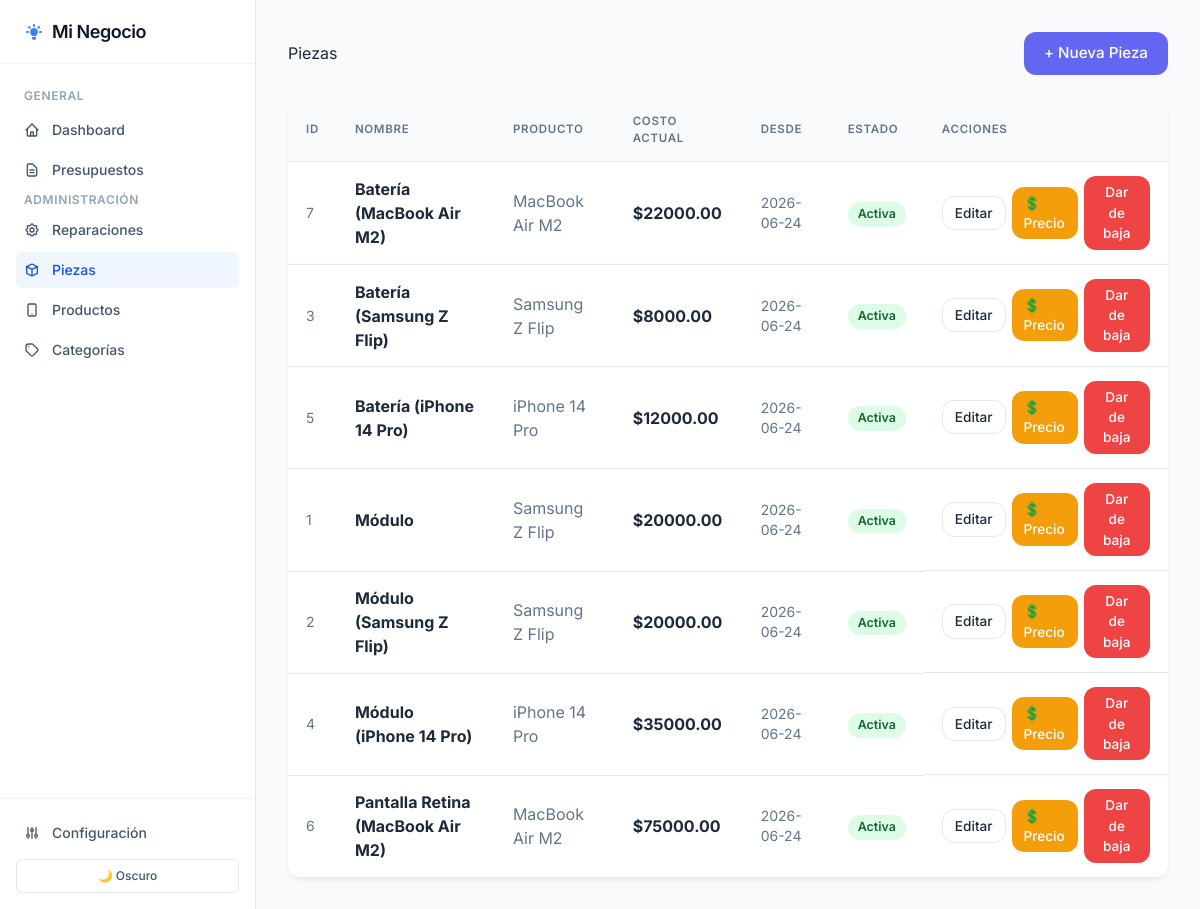
Screenshot of /piezas with the database file from the repository.
### tables this page shows
CREATE TABLE configuracion (
                clave TEXT PRIMARY KEY,
                valor TEXT NOT NULL,
                descripcion TEXT
            );

CREATE TABLE costo_pieza (
                id          INTEGER PRIMARY KEY AUTOINCREMENT,
                pieza_id    INTEGER NOT NULL,
                costo       REAL    NOT NULL,
                fecha_desde TEXT    NOT NULL,
                es_actual   INTEGER NOT NULL DEFAULT 1,
                FOREIGN KEY (pieza_id) REFERENCES pieza(id)
            );

CREATE TABLE pieza (
                id          INTEGER PRIMARY KEY AUTOINCREMENT,
                nombre      TEXT NOT NULL,
                producto_id INTEGER NOT NULL,
                activo      INTEGER NOT NULL DEFAULT 1,
                FOREIGN KEY (producto_id) REFERENCES producto(id)
            );

CREATE TABLE producto (
                id           INTEGER PRIMARY KEY AUTOINCREMENT,
                nombre       TEXT NOT NULL,
                categoria_id INTEGER NOT NULL,
                activo       INTEGER NOT NULL DEFAULT 1,
                FOREIGN KEY (categoria_id) REFERENCES categoria(id)
            );

### app.py (the view)
@app.route("/piezas")
def vista_piezas():
    conn = None
    try:
        conn = get_connection()
        cur = conn.cursor()
        cur.execute("""
            SELECT p.id, p.nombre, p.producto_id, p.activo,
                   pr.nombre AS producto_nombre,
                   cp.costo AS costo_actual, cp.fecha_desde AS costo_desde
            FROM pieza p
            JOIN producto pr ON pr.id = p.producto_id
            LEFT JOIN costo_pieza cp ON cp.pieza_id = p.id AND cp.es_actual = 1
            ORDER BY p.nombre
        """)
        piezas = [dict(r) for r in cur.fetchall()]
        return render_template("piezas/lista.html", piezas=piezas)
    finally:
        if conn:
            conn.close()

### app.py (called while the page is built)
def get_connection():
    conn = sqlite3.connect(DB_PATH)
    conn.row_factory = sqlite3.Row          # permite acceder columnas por nombre
    conn.execute("PRAGMA foreign_keys = ON")
    return conn

### templates/piezas/lista.html (shortened to what this page needs)
{% extends 'base.html' %}
{% set seccion = 'piezas' %}
{% block content %}
<div class="page-header">
    <h1>Piezas</h1>
    <a href="/piezas/nueva" class="btn btn-primary">+ Nueva Pieza</a>
</div>
<div class="table-container">
    <table class="crud-table">
        <thead>
            <tr>
                <th>ID</th>
                <th>Nombre</th>
                <th>Producto</th>
                <th>Costo actual</th>
                <th>Desde</th>
                <th>Estado</th>
                <th>Acciones</th>
            </tr>
        </thead>
        <tbody>
            {% for p in piezas %}
            <tr>
                <td class="text-muted text-sm">{{ p.id }}</td>
                <td><strong>{{ p.nombre }}</strong></td>
                <td class="text-muted">{{ p.producto_nombre }}</td>
                <td>
                    {% if p.costo_actual is not none %}
                        <strong>${{ "%.2f"|format(p.costo_actual) }}</strong>
                    {% else %}
                        <span class="text-muted text-sm">Sin costo</span>
                    {% endif %}
                </td>
                <td class="text-muted text-sm">
                    {{ p.costo_desde[:10] if p.costo_desde else '—' }}
                </td>
                <td>
                    {% if p.activo %}
                        <span class="badge badge-active">Activa</span>
                    {% else %}
                        <span class="badge badge-inactive">Baja</span>
                    {% endif %}
                </td>
                <td class="actions">
                    <a href="/piezas/{{ p.id }}/editar" class="btn btn-sm btn-outline">Editar</a>
                    {% if p.activo %}
                    <a href="/piezas/{{ p.id }}/costo" class="btn btn-sm btn-warning">💲 Precio</a>
                    <form action="/piezas/{{ p.id }}/baja" method="POST" class="inline-form"
                          onsubmit="return confirm('¿Dar de baja la pieza «{{ p.nombre }}»?');">
                        <button type="submit" class="btn btn-sm btn-danger">Dar de baja</button>
                    </form>
                    {% endif %}
                </td>
            </tr>
            {% else %}
            <tr>
                <td colspan="7" class="empty-state">No hay piezas registradas.</td>
            </tr>
            {% endfor %}
        </tbody>
    </table>
</div>
{% endblock %}

### templates/base.html (shortened to what this page needs)
<!DOCTYPE html>
<html lang="es" data-theme="light">
<head>
    <script src="https://cdn.tailwindcss.com"></script>
    <link rel="stylesheet" href="{{ url_for('static', filename='style.css') }}">
</head>
<body class="bg-slate-50 text-slate-800 antialiased flex h-screen overflow-hidden font-sans selection:bg-blue-100 selection:text-blue-900 transition-colors duration-300 dark:bg-slate-900 dark:text-slate-100">
    <aside class="w-64 bg-white dark:bg-slate-950 border-r border-slate-200 dark:border-slate-800 flex flex-col flex-shrink-0 transition-colors duration-300">
        <div class="h-16 flex items-center px-6 border-b border-slate-100 dark:border-slate-800">
            <a href="/" class="flex items-center gap-2 text-slate-900 dark:text-white text-lg font-semibold tracking-tight hover:opacity-80 transition-opacity">
                {{ config_alias.negocio | default('Mi Negocio') }}
            </a>
        </div>
        <nav class="flex-1 px-4 py-6 overflow-y-auto space-y-1">
            <p class="px-2 text-xs font-semibold text-slate-400 dark:text-slate-500 uppercase tracking-wider mb-2">General</p>
            <a href="/" class="flex items-center gap-3 px-2 py-2 text-sm font-medium rounded-md transition-colors {% if seccion == 'dashboard' %}bg-blue-50 text-blue-700 dark:bg-blue-900/30 dark:text-blue-400{% else %}text-slate-600 hover:bg-slate-100 dark:text-slate-400 dark:hover:bg-slate-800 dark:hover:text-slate-200{% endif %}">
                <svg class="w-4 h-4" fill="none" stroke="currentColor" viewBox="0 0 24 24"><path stroke-linecap="round" stroke-linejoin="round" stroke-width="2" d="M3 12l2-2m0 0l7-7 7 7M5 10v10a1 1 0 001 1h3m10-11l2 2m-2-2v10a1 1 0 01-1 1h-3m-6 0a1 1 0 001-1v-4a1 1 0 011-1h2a1 1 0 011 1v4a1 1 0 001 1m-6 0h6"></path></svg>
                Dashboard
            </a>
            <a href="/presupuestos" class="flex items-center gap-3 px-2 py-2 text-sm font-medium rounded-md transition-colors {% if seccion == 'presupuestos' %}bg-blue-50 text-blue-700 dark:bg-blue-900/30 dark:text-blue-400{% else %}text-slate-600 hover:bg-slate-100 dark:text-slate-400 dark:hover:bg-slate-800 dark:hover:text-slate-200{% endif %}">
                <svg class="w-4 h-4" fill="none" stroke="currentColor" viewBox="0 0 24 24"><path stroke-linecap="round" stroke-linejoin="round" stroke-width="2" d="M9 12h6m-6 4h6m2 5H7a2 2 0 01-2-2V5a2 2 0 012-2h5.586a1 1 0 01.707.293l5.414 5.414a1 1 0 01.293.707V19a2 2 0 01-2 2z"></path></svg>
                Presupuestos
            </a>
            <p class="px-2 text-xs font-semibold text-slate-400 dark:text-slate-500 uppercase tracking-wider mt-6 mb-2">Administración</p>
            <a href="/tipos-reparacion" class="flex items-center gap-3 px-2 py-2 text-sm font-medium rounded-md transition-colors {% if seccion == 'reparaciones' %}bg-blue-50 text-blue-700 dark:bg-blue-900/30 dark:text-blue-400{% else %}text-slate-600 hover:bg-slate-100 dark:text-slate-400 dark:hover:bg-slate-800 dark:hover:text-slate-200{% endif %}">
                {{ config_alias.servicios | default('Servicios') }}
            </a>
            <a href="/piezas" class="flex items-center gap-3 px-2 py-2 text-sm font-medium rounded-md transition-colors {% if seccion == 'piezas' %}bg-blue-50 text-blue-700 dark:bg-blue-900/30 dark:text-blue-400{% else %}text-slate-600 hover:bg-slate-100 dark:text-slate-400 dark:hover:bg-slate-800 dark:hover:text-slate-200{% endif %}">
                <svg class="w-4 h-4" fill="none" stroke="currentColor" viewBox="0 0 24 24"><path stroke-linecap="round" stroke-linejoin="round" stroke-width="2" d="M20 7l-8-4-8 4m16 0l-8 4m8-4v10l-8 4m0-10L4 7m8 4v10M4 7v10l8 4"></path></svg>
                {{ config_alias.insumos | default('Insumos') }}
            </a>
            <a href="/productos" class="flex items-center gap-3 px-2 py-2 text-sm font-medium rounded-md transition-colors {% if seccion == 'productos' %}bg-blue-50 text-blue-700 dark:bg-blue-900/30 dark:text-blue-400{% else %}text-slate-600 hover:bg-slate-100 dark:text-slate-400 dark:hover:bg-slate-800 dark:hover:text-slate-200{% endif %}">
                <svg class="w-4 h-4" fill="none" stroke="currentColor" viewBox="0 0 24 24"><path stroke-linecap="round" stroke-linejoin="round" stroke-width="2" d="M12 18h.01M8 21h8a2 2 0 002-2V5a2 2 0 00-2-2H8a2 2 0 00-2 2v14a2 2 0 002 2z"></path></svg>
                {{ config_alias.proyectos | default('Proyectos') }}
            </a>
            <a href="/categorias" class="flex items-center gap-3 px-2 py-2 text-sm font-medium rounded-md transition-colors {% if seccion == 'categorias' %}bg-blue-50 text-blue-700 dark:bg-blue-900/30 dark:text-blue-400{% else %}text-slate-600 hover:bg-slate-100 dark:text-slate-400 dark:hover:bg-slate-800 dark:hover:text-slate-200{% endif %}">
                <svg class="w-4 h-4" fill="none" stroke="currentColor" viewBox="0 0 24 24"><path stroke-linecap="round" stroke-linejoin="round" stroke-width="2" d="M7 7h.01M7 3h5c.512 0 1.024.195 1.414.586l7 7a2 2 0 010 2.828l-7 7a2 2 0 01-2.828 0l-7-7A1.994 1.994 0 013 12V7a4 4 0 014-4z"></path></svg>
                Categorías
            </a>
        </nav>
        <div class="p-4 border-t border-slate-100 dark:border-slate-800">
            <a href="/configuracion" class="flex items-center gap-3 px-2 py-2 text-sm font-medium rounded-md text-slate-600 hover:bg-slate-100 dark:text-slate-400 dark:hover:bg-slate-800 dark:hover:text-slate-200 transition-colors">
                <svg class="w-4 h-4" fill="none" stroke="currentColor" viewBox="0 0 24 24"><path stroke-linecap="round" stroke-linejoin="round" stroke-width="2" d="M12 6V4m0 2a2 2 0 100 4m0-4a2 2 0 110 4m-6 8a2 2 0 100-4m0 4a2 2 0 110-4m0 4v2m0-6V4m6 6v10m6-2a2 2 0 100-4m0 4a2 2 0 110-4m0 4v2m0-6V4"></path></svg>
                Configuración
            </a>
            <button id="theme-toggle" class="mt-2 w-full flex justify-center items-center gap-2 px-2 py-2 text-xs font-medium rounded-md border border-slate-200 dark:border-slate-700 text-slate-600 dark:text-slate-400 hover:bg-slate-50 dark:hover:bg-slate-800 transition-colors">
                <span class="icon-dark inline dark:hidden">🌙 Oscuro</span>
            </button>
        </div>
    </aside>
    <main class="flex-1 flex flex-col overflow-y-auto">
        <div class="p-8 max-w-6xl mx-auto w-full">
            {% block content %}{% endblock %}
        </div>
    </main>
</body>
</html>

### static/style.css (style rules this page uses)
:root { --bg-color: #f4f7f6; --surface-color: #ffffff; --text-primary: #1e293b; --text-secondary: #64748b; --primary-color: #6366f1; --primary-hover: #4f46e5; --danger-color: #ef4444; --danger-hover: #dc2626; --success-color: #10b981; --warning-color: #f59e0b; --border-color: #e2e8f0; --sidebar-bg: #0f172a; --sidebar-text: #cbd5e1; --sidebar-hover: #1e293b; --sidebar-active: #38bdf8; --radius: 12px; --shadow: 0 4px 6px -1px rgba(0,0,0,.05), 0 2px 4px -1px rgba(0,0,0,.03); --shadow-lg: 0 10px 25px -3px rgba(0,0,0,.1), 0 4px 8px -2px rgba(0,0,0,.05); }
* { box-sizing: border-box; margin: 0; padding: 0; }
body { font-family: 'Inter', sans-serif; background-color: var(--bg-color); color: var(--text-primary); line-height: 1.6; transition: background-color 0.3s ease, color 0.3s ease; }
h1, h2, h3 { color: var(--text-primary); margin-bottom: 1rem; }
.page-header { display: flex; justify-content: space-between; align-items: center; margin-bottom: 24px; }
.page-header h1 { margin-bottom: 0; }
.btn { display: inline-flex; align-items: center; gap: 6px; padding: 10px 20px; border-radius: var(--radius); font-weight: 500; text-decoration: none; cursor: pointer; transition: all 0.2s; border: none; font-size: 0.95rem; font-family: inherit; }
.btn-sm { padding: 6px 12px; font-size: 0.85rem; }
.btn-primary { background-color: var(--primary-color); color: white; }
.btn-outline { background: transparent; border: 1px solid var(--border-color); color: var(--text-primary); }
.btn-danger { background-color: var(--danger-color); color: white; }
.btn-warning { background-color: var(--warning-color); color: white; }
.table-container { background: var(--surface-color); border-radius: var(--radius); box-shadow: var(--shadow); overflow: hidden; }
.crud-table { width: 100%; border-collapse: collapse; }
.crud-table th, .crud-table td { padding: 14px 18px; text-align: left; border-bottom: 1px solid var(--border-color); }
.crud-table th { background: #f8fafc; font-weight: 600; color: var(--text-secondary); text-transform: uppercase; font-size: 0.72rem; letter-spacing: 0.06em; }
.crud-table tr:last-child td { border-bottom: none; }
.actions { display: flex; gap: 6px; align-items: center; }
.inline-form { display: inline; }
.badge { display: inline-block; padding: 3px 10px; border-radius: 9999px; font-size: 0.78rem; font-weight: 600; }
.badge-active { background: #dcfce7; color: #166534; }
.text-muted { color: var(--text-secondary); }
.text-sm { font-size: 0.85rem; }

### rows the page displays
configuracion: negocio "Mi Negocio"
configuracion: servicios "Reparaciones"
configuracion: insumos "Piezas"
configuracion: proyectos "Productos"
costo_pieza: id "7", nombre "Batería (MacBook Air M2)", producto_nombre "MacBook Air M2", costo_actual "22000.00", fecha_desde "2026-06-24"
costo_pieza: id "3", nombre "Batería (Samsung Z Flip)", producto_nombre "Samsung Z Flip", costo_actual "8000.00", fecha_desde "2026-06-24"
costo_pieza: id "5", nombre "Batería (iPhone 14 Pro)", producto_nombre "iPhone 14 Pro", costo_actual "12000.00", fecha_desde "2026-06-24"
costo_pieza: id "1", nombre "Módulo", producto_nombre "Samsung Z Flip", costo_actual "20000.00", fecha_desde "2026-06-24"
costo_pieza: id "2", nombre "Módulo (Samsung Z Flip)", producto_nombre "Samsung Z Flip", costo_actual "20000.00", fecha_desde "2026-06-24"
costo_pieza: id "4", nombre "Módulo (iPhone 14 Pro)", producto_nombre "iPhone 14 Pro", costo_actual "35000.00", fecha_desde "2026-06-24"
costo_pieza: id "6", nombre "Pantalla Retina (MacBook Air M2)", producto_nombre "MacBook Air M2", costo_actual "75000.00", fecha_desde "2026-06-24"
